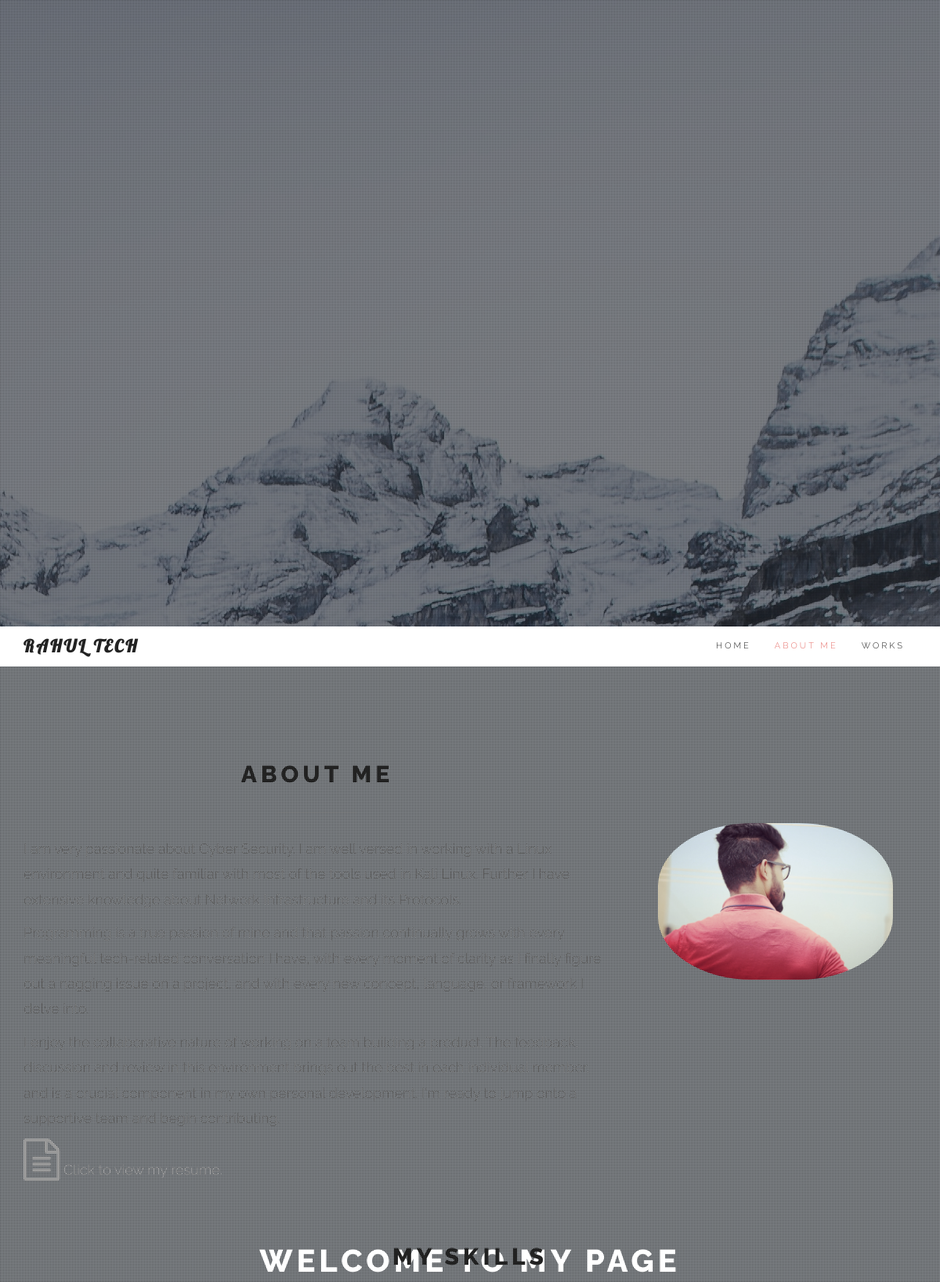
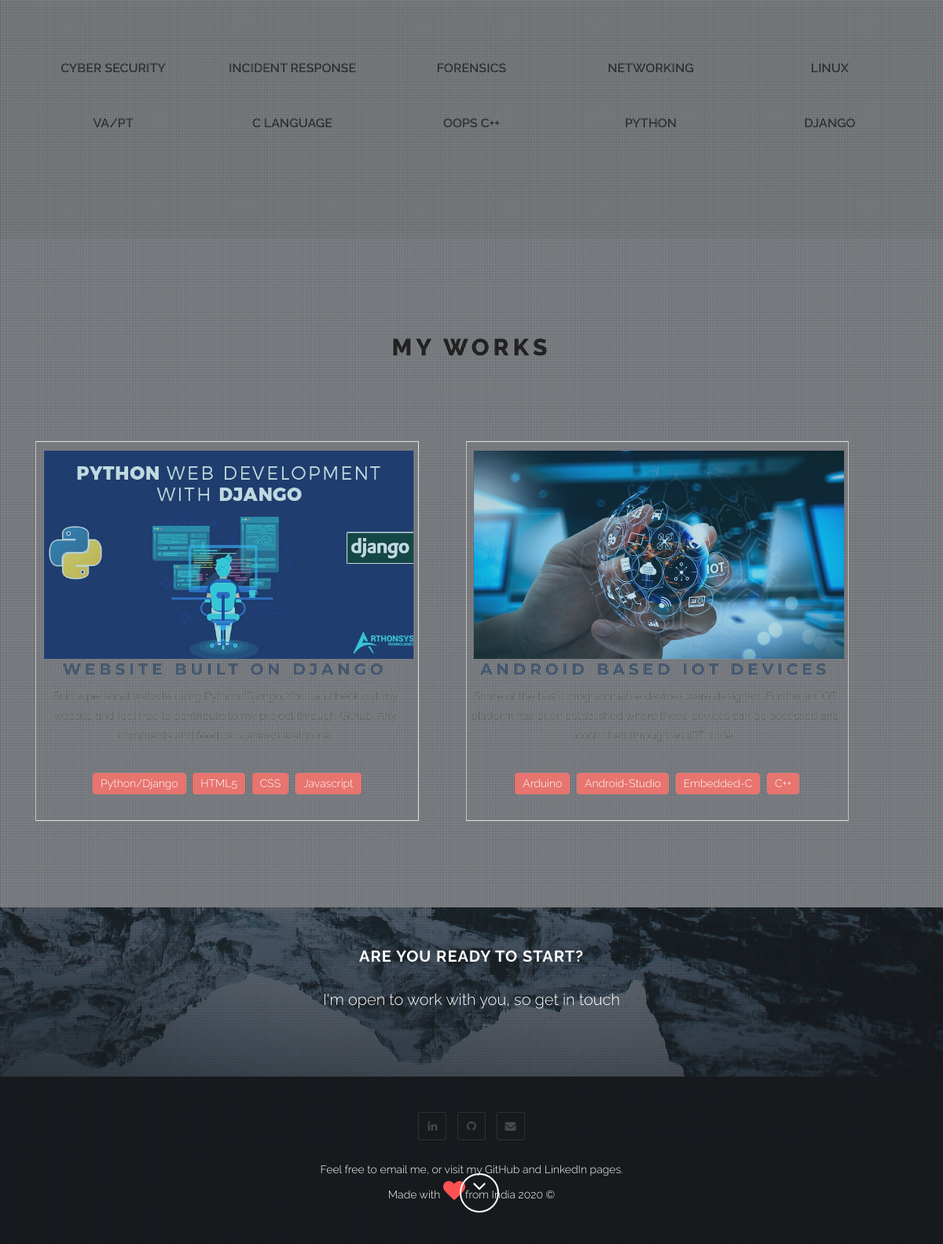
Screenshot of /mainpage/ with the database file from the repository (2 pictures, top to bottom).
### mainpage/models.py (models this page shows, shortened)
class Project(models.Model):
    title = models.CharField(max_length=100)
    description = models.TextField()
    tools = models.CharField(max_length=100) # space-separated values
    pub_date = models.DateTimeField()
    img_name = models.CharField(max_length=100)

### mainpage/views.py (the view, shortened to what this page needs)
class ProjectListAndFormView(SuccessMessageMixin, ListView, FormView):
    model = Project # data from database
    template_name = 'mainpage/main.html'
    context_object_name = 'list_projects' # name of the var in html template
    queryset = Project.objects.all().order_by("-pub_date")#  list of all projects
    object_list = None
    form_class = ContactForm
    success_url = '/' # After submiting the form keep staying on the same url
    success_message = 'Your Form has been successfully submitted!'

### mainpage/templates/mainpage/main.html (shortened to what this page needs)
{% load static %}
<!DOCTYPE html>
<html lang="en">
<head>
	<link rel="stylesheet" href="https://cdn.rawgit.com/konpa/devicon/master/devicon.min.css">
	<link href="{% static 'mainpage/bootstrap/css/bootstrap.min.css' %}" rel="stylesheet" media="screen">
	<link href="{% static 'mainpage/css/font-awesome.min.css' %}" rel="stylesheet" media="screen">
	<link href="{% static 'mainpage/css/animate.css" rel="stylesheet' %}">
	<link href="{% static 'mainpage/css/style.css' %}" rel="stylesheet" media="screen">
</head>
<body>
	<section id="home" class="pfblock-image screen-height">
    <div class="home-overlay"></div>
		<div class="intro">
			<div class="start"><h1>Welcome to my page</h1></div>
	<header class="header">
		<nav class="navbar navbar-custom" role="navigation">
			<div class="container">
				<div class="navbar-header">
					<a class="navbar-brand" href="index.html">Rahul Tech</a>
				</div>
				<div class="collapse navbar-collapse" id="custom-collapse">
					<ul class="nav navbar-nav navbar-right">
						<li><a href="#home">Home</a></li>
						<li><a href="#services">About me</a></li>
            <li><a href="#portfolio">Works</a></li>
					</ul>
				</div>
			</div>
		</nav>
	</header>
	<section id="services" class="pfblock pfblock-gray">
		<div class="container">
			<div class="row">
				<div class="col-sm-8">
					<div class="pfblock-header wow fadeInUp">
						<h2 class="pfblock-title">ABOUT ME</h2>
						<div class="pfblock-line"></div>
						<div class="pfblock-subtitle">
							<p>I am very passionate about Cyber Security. I am well versed in working with a Linux environment and quite familiar with most of the tools used in Kali Linux. Further I have extensive knowledge about Network Infrastructure and its Protocols. </p>
							<p>Programming is a true passion of mine and that passion continually grows with every meaningful tech-related conversation I have, with every moment of clarity as I finally figure out a nagging issue on a project, and with every new concept, language, or framework I delve into.</p>
							<p>I enjoy the collaborative nature of working on a team building a product. The feedback, discussion and review in this environment brings out the best in each individual member, and is a crucial component in my own personal development. I'm ready to jump onto a supportive team and begin contributing.</p>
 							<a href="https://drive.google.com/file/d/1S-hQbfRcbTiIdIH95xvBev82xDpY6gJz/view?usp=sharing" target="_blank" id="resume-effect"><i class="fa fa-3x fa-file-text-o" aria-hidden="true"></i> Click to view my resume.</a>
						</div>
					</div>
				</div>
				<div class="col-sm-4">
					<div class="pfblock-header wow fadeInUp">
						<img id="myphoto" src="{% static 'mainpage/images/rahul.jpg' %}" alt="Vladislav Moroshan" style="border-radius: 40%;filter:grayscale(30%);">
					</div>
				</div>
		</div>
		<div class="skills col-xs-12">
				<h2 class="pfblock-title">MY SKILLS</h2>
				<div class="pfblock-line"></div>
				<div class="row">
					<div  class="devicon-ubuntu-plain  col-xs-15"><span>CYBER SECURITY</span></div>
					<div  class="devicon-jasmine-plain col-xs-15"><span>INCIDENT RESPONSE</span></div>
					<div  class="devicon-redhat-plain   col-xs-15"><span>FORENSICS</span></div>
					<div  class="devicon-scala-plain col-xs-15"><span>NETWORKING</span></div>
					<div  class="devicon-linux-plain  col-xs-15"><span>LINUX</span></div>
				</div>
				<div class="row">
					<div  class="devicon-webpack-plain  col-xs-15"><span>VA/PT</span></div>
					<div  class="devicon-c-plain  col-xs-15"><span>C LANGUAGE</span></div>
					<div  class="devicon-cplusplus-plain  col-xs-15"><span>OOPS C++</span></div>
					<div  class="devicon-python-plain  col-xs-15"><span>PYTHON</span></div>
					<div  class="devicon-django-plain  col-xs-15"><span>DJANGO</span></div>
				</div>
			</div>
		</div>
	</section>
	<section id="portfolio" class="pfblock">
		<div class="container">
			<div class="row">
				<div class="col-sm-6 col-sm-offset-3">
					<div class="pfblock-header wow fadeInUp">
						<h2 class="pfblock-title">My works</h2>
						<div class="pfblock-line"></div>
					</div>
				</div>
			</div>
			<div class="row">
				{% for project in list_projects|slice:":2" %}
					<div class="card col-xs-10 col-sm-5 col-md-5">
							<div class="grid wow zoomIn">
								<figure class="effect-bubba"><a href="{{ project.url }}" target="_blank">
									{% with 'mainpage/images/'|add:project.img_name as image_static %}
											<img class="card-img-top" src="{% static image_static %}"></a>
									{% endwith %}
								</figure>
								<div class="card-block">
									<h2 class="card-title">{{ project.title }}</h2>
									<p class="card-text">{{ project.description }}</p>
									<div class="tools">
										{% for tool in project.tools.split %}
											<span>{{ tool }}</span>
										{% endfor %}
									</div>
								</div>
							</div>
						</div>
					{% endfor %}
				</div>
		</div>
	</section>
	<section class="calltoaction">
		<div class="container-fluid">
			<div class="row">
				<div class="col-md-12 col-lg-12">
					<h2 class="wow slideInRight" data-wow-delay=".1s">ARE YOU READY TO START?</h2>
					<div class="calltoaction-decription wow slideInRight" data-wow-delay=".2s">
						I'm open to work with you, so get in touch
					</div>
				</div>
			</div>
		</div>
	</section>
			</div>
	<footer id="footer">
		<div class="container">
			<div class="row">
				<div class="col-sm-12">
					<ul class="social-links">
						<li><a href="https://www.linkedin.com/in/rahul-b-553715110" class="wow fadeInUp" data-wow-delay=".1s" target="_blank"><i class="fa fa-linkedin"></i></a></li>
						<li><a href="https://github.com/rahul4497" class="wow fadeInUp" data-wow-delay=".2s" target="_blank"><i class="fa fa-github"></i></a></li>
						<li><a href="mailto:rahul.ram.4197@gmail.com" class="wow fadeInUp" data-wow-delay=".4s"><i class="fa fa-envelope"></i></a></li>
					</ul>
					<p class="copyright"> Feel free to email me, or visit my GitHub and LinkedIn pages.</p>
					<p class="heart">Made with <span class="fa fa-heart fa-2x animated pulse"></span>from India 2020 ©</p>
				</div>
			</div>
		</div>
	</footer>
</body>
</html>

### rows the page displays
Project: title "WEBSITE BUILT ON DJANGO", description "Built a personal website using Python/Django. You can check out my website and feel free to contribute to my project through Github. Any comments and feedback always welcome.", split "Python/Django" "HTML5" "CSS" "Javascript"
Project: title "ANDROID BASED IOT DEVICES", description "Some of the basic programmable devices were designed. Further an IOT platform has been established where these devices can be accessed and controlled through an IOT node.", split "Arduino" "Android-Studio" "Embedded-C" "C++"
